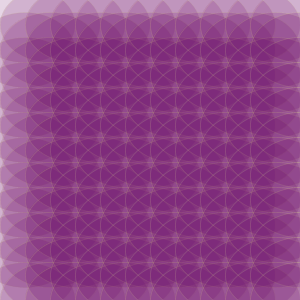
Frame 1 (no input)
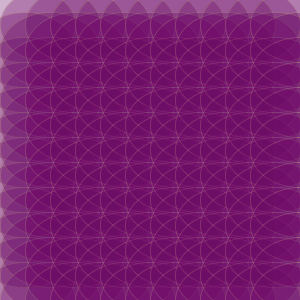
Frame 2 (the mouse pressed at the canvas centre, redrawn once)

The Processing sketch that drew these frames (run headless with seeded random() and noise(); the mouse was pressed at the canvas centre and the sketch redrawn once):

// Processing sketch: processing_165808
// ── processing_165808.pde

int c = 15;
int [] data = {25, 50, 75, 100, 125, 150, 175, 200, 225, 250, 275, 300};
int [] place = {25, 50, 75, 100, 125, 150, 175, 200, 225, 250, 275, 300};


void setup (){
  size (300, 300);
  background (255);
  smooth ();
  noLoop ();
}

void draw (){
  for (int i = 0; i < data.length; i ++){
    for (int d = 0; d < place.length; d ++){
      for (int c = 0; c < 10; c ++){
    strokeWeight (0.8);
    stroke (255, 255, 149, c);
        fill (106, 12, 96, c);
    ellipse (data [i] , place [d], 100, 75);
  }
  
  }
  }
  }
  
